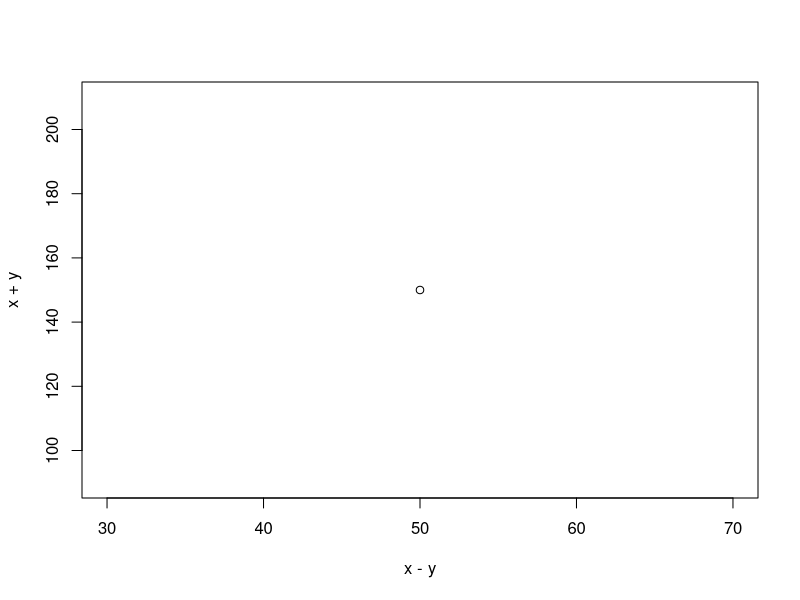
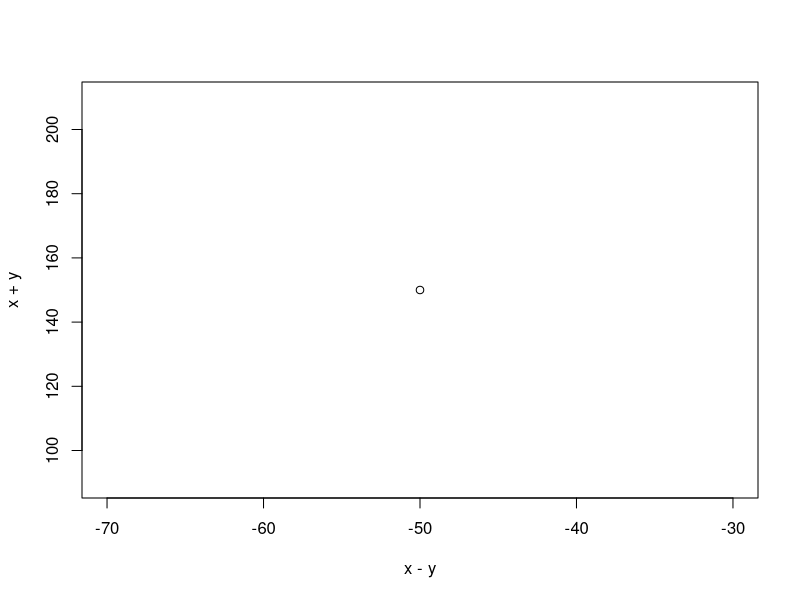
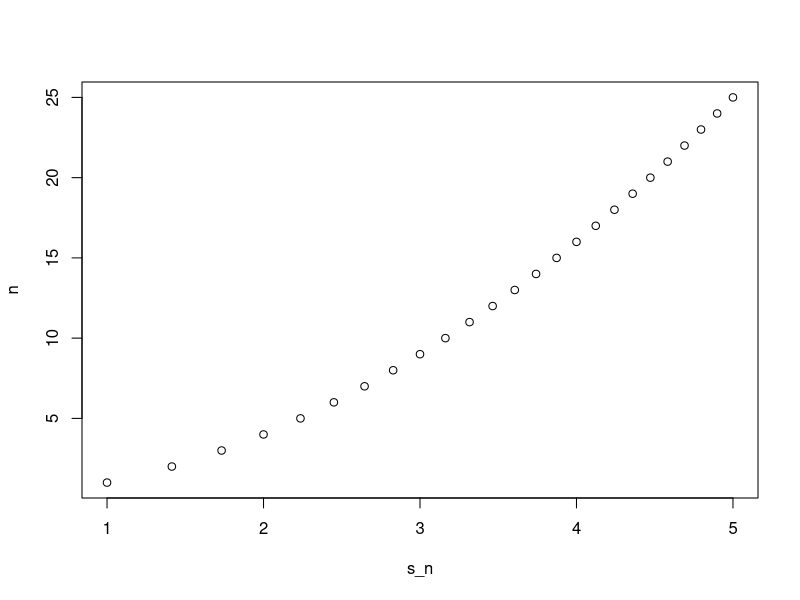

Source code (R) for these figures, in order:
#  1 ¿Qué devolverá esta expresión condicional?

x  <-  c(1,2,-3,4)

if(all(x>0)){  print("All Postives")
} else{
  print("Not all positives")
}



#  2.	¿Cuál de las siguientes expresiones es siempre FALSA cuando 
# al menos una de las entradas de un vector lógico es VERDADERA?

all(x)
any(x)
any(!x)
all(!x) #Rspta es siempre falsa



#  3.	La función nchar le dice cuántos caracteres tiene un vector de caracteres. 
# Escriba una línea de código que asigne al objeto new_names la abreviatura del 
# estado cuando el nombre del estado tenga más de 8 caracteres.

library(dslabs)

new_names <- ifelse(nchar(murders$state)>8,#Asigna la abreviatura del estado cuando el nombre del 
murders$abb,murders$state)               #estado tiene más de 8 caracteres
new_names




#   4.	Crea una función sum_n que para cualquier valor dado, 
#digamos n, calcula la suma de los enteros de 1 a n (inclusive).
#Utilice la función para determinar la suma de números enteros de 1 a 5.000

sum_n <- function(x){
  sum(1:x)
}
# Determinar la suma de los números enteros del 1 al 5000
sum_n(5000)




# 5.	Cree una función altman_plot que tome dos argumentos, 
#x e y, y trace la diferencia contra la suma

altman_plot <- function(x,y){
  plot(x-y,x+y)
}
altman_plot(100,50)



altman_plot <- function(x,y){
  plot(x-y,x+y)
}
altman_plot(50,100)



# 6.  Después de ejecutar el código de abajo, ¿cuál es el valor de x?

x <- 3
my_func <- function(y){
  x <- 5
  y+5
}
#  y luego `print (x)` . Tendrás la respuesta
print (x)
        #No se usa x en la función, por lo tanto x=3.



# 7 	Escribe una función compute_s_n que para cualquier n dado 
#calcule la suma S_n=1^2+2+3^2+4^2+...... + n^2 
#Reporta el valor de la suma cuando n=10.

compute_s_n <- function(n){
  x<-1:n
  sum(x^2)
}
compute_s_n(10)


# 8.	Defina un vector numérico vacío s_n de tamaño 25 utilizando s_n <- vector("numérico",25)
#y almacenar en los resultados de S1,S2,...S25 usando un for-loop

s_n <-vector("numeric",25)
for (i in 1:25) {
  s_n[i] <-i
}
s_n


# 9.	Repita el ejercicio 8, pero esta vez use sapply.

s_n <-vector("numeric",25)
for (i in 1:25) {
  s_n[i]<-sapply(i,sqrt)
}
s_n


# 10.	Repite el ejercicio 8, pero esta vez usa map_dbl.

install.packages("purrr")
library(purrr)
s_n <-vector("numeric",25)
for (i in 1:25) {
  s_n[i]<-map_dbl(i,sqrt)
}
s_n


#11.	Gráfica Sn versus n. Puntos de uso definidos por n=1,...,25.

s_n <-vector("numeric",25)
for (i in 1:25) {
  s_n[i]<-map_dbl(i,sqrt)
}
n<-1:25
plot(s_n,n)

# 12.	Confirmar que la fórmula para esta suma es Sn=n(n+1)(2n+1)/6.

#  Definir la función
compute_s_n <- function(n){
  x <- 1:n
  sum(x^2)
}
# Definir el vector de n
n <- 1:25
# Definir el vector para almacenar datos
s_n <- vector("numeric", 25)
for(i in n){
  s_n[i] <- compute_s_n(i)
}
#  Verifique que s_n sea idéntico a la fórmula dada en las instrucciones
identical (s_n, n*(n+1)*(2*n+1)/6)



#FUNCTION LAPPLY

s_n <-vector("numeric",5)
for (i in 1:5) {
  s_n[i]<-lapply(i,sqrt)
}
s_n





# FUCTION TAPPLY IN R
attach(iris)
# longitud media del sépalo por especie
tapply(iris$Sepal.Length, Species, mean)


# FUCTION Mapply in R
mapply(sum, 1:4, 1:4, 1:4)


# FUCTION VAPPLY in R
vapply(1:5, sqrt, 1i)


#Ejemplo_1 replicar valores con un número específico de veces
rep(1,10)


# Ejemplo_ 2  Función replicar en R con atributo de longitud
rep(1:4,len=20)
